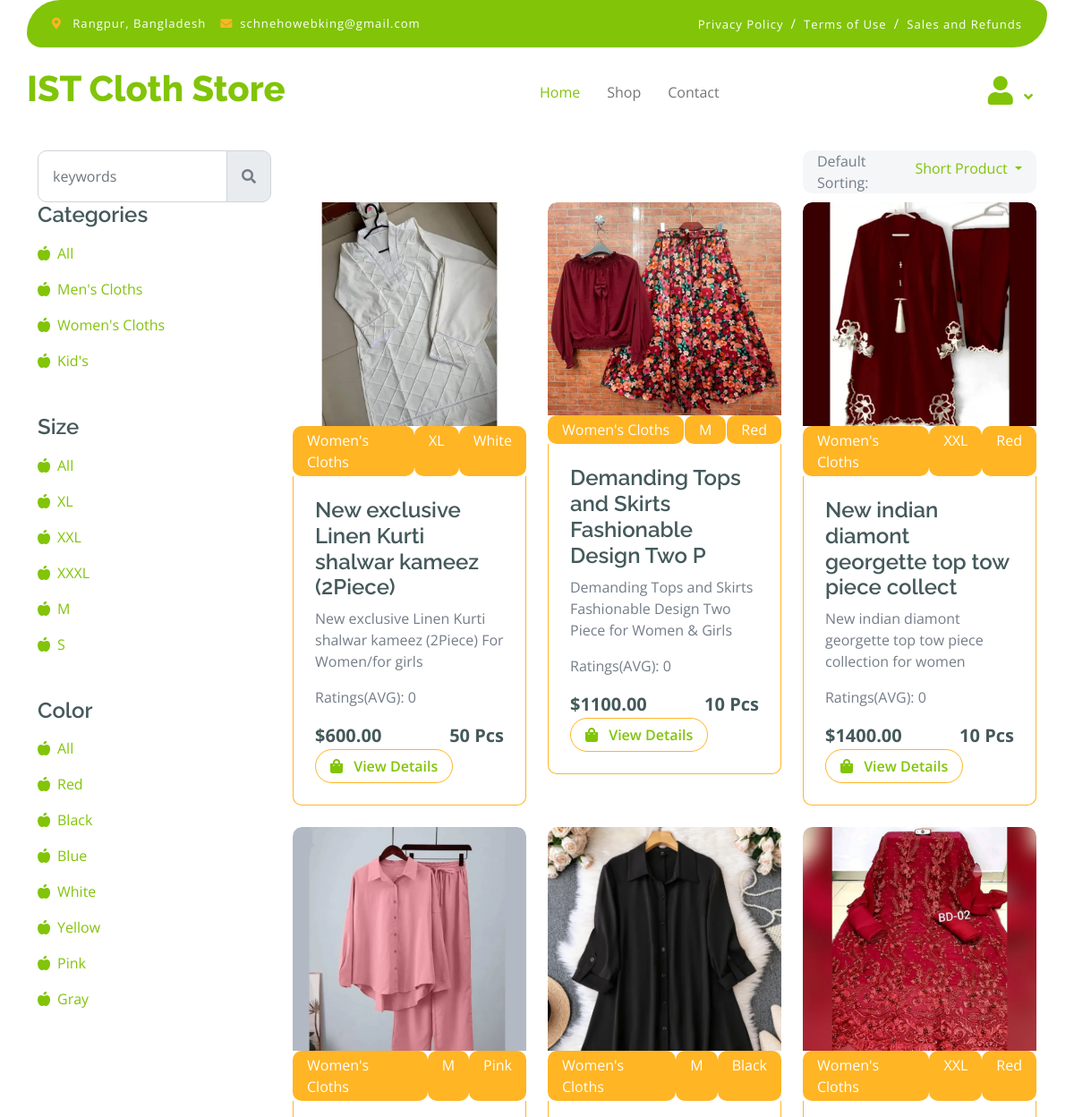
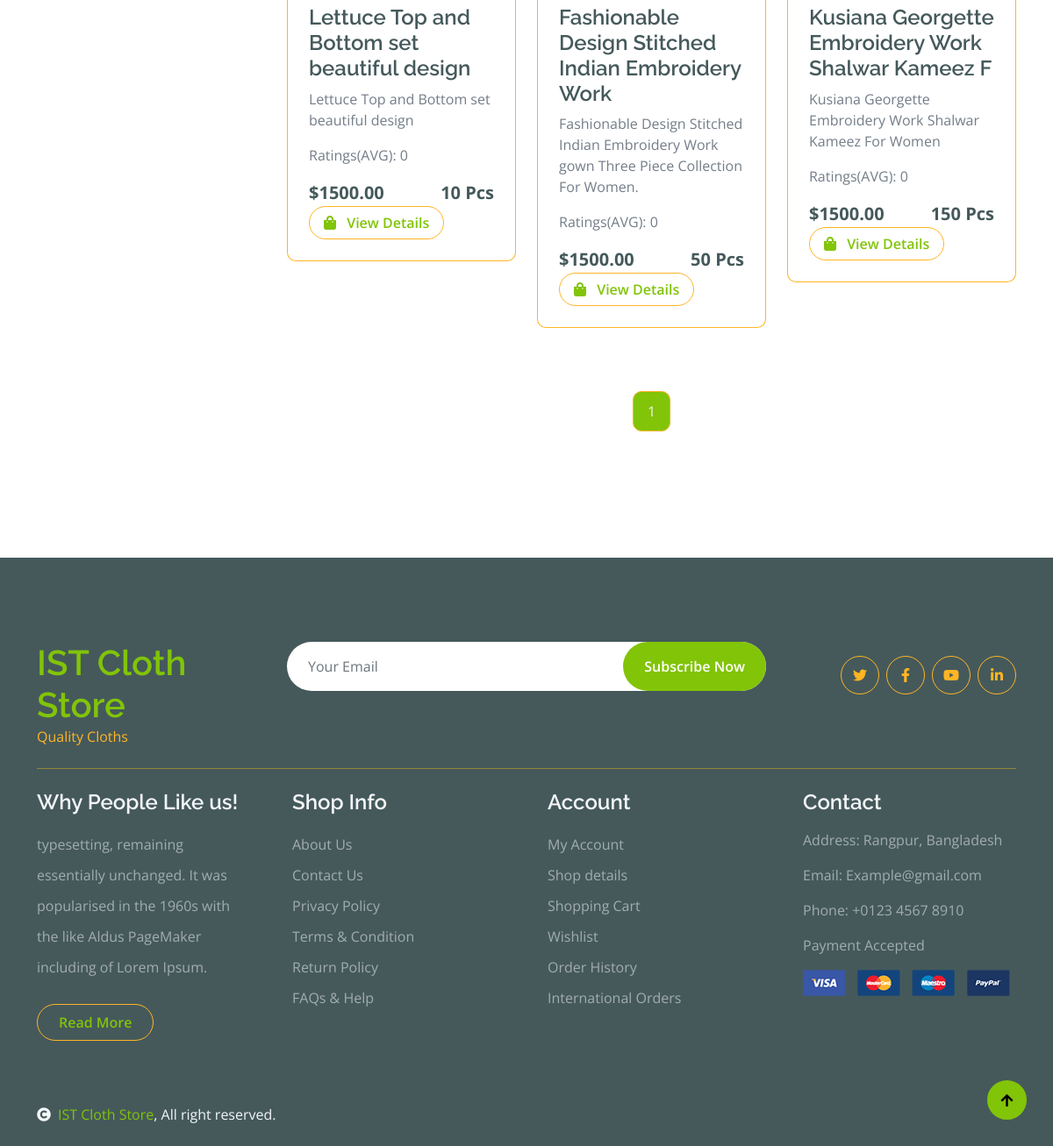
Page /shop/category/womens-cloths/ on the committed database (2 pictures, top to bottom).
### categories/models.py (models this page shows, shortened)
class Category(models.Model):
    name = models.CharField(max_length=100)
    image = models.ImageField(upload_to="categories/media/", blank=True, null=True)
    slug = models.SlugField(max_length=100,unique=True, null=True, blank=True)

class Size(models.Model):
    name = models.CharField(max_length=100)
    slug = models.SlugField(max_length=100,unique=True, null=True, blank=True)

class Color(models.Model):
    name = models.CharField(max_length=100)
    slug = models.SlugField(max_length=100,unique=True, null=True, blank=True)

### products/models.py (models this page shows, shortened)
class Product(models.Model):
    name = models.CharField(max_length=50)
    price = models.DecimalField(max_digits=10, decimal_places=2)
    quantity = models.IntegerField()
    description = models.TextField()
    category = models.ForeignKey(Category, on_delete=models.CASCADE)
    size = models.ForeignKey(Size, on_delete=models.CASCADE)
    color = models.ForeignKey(Color, on_delete=models.CASCADE)
    image = models.ImageField(upload_to="products/media/", blank=True, null=True)

### products/views.py (the view)
# urls.py: path("shop/", include('products.urls')),
def shop(request, category_slug=None, size_slug=None, color_slug=None):
    products = Product.objects.all()
    categories = Category.objects.all()
    sizes = Size.objects.all()
    colors = Color.objects.all()
    search_query = request.GET.get('search', '')
    if search_query:
        products = products.filter(name__icontains=search_query)
    if category_slug is not None:
        category = Category.objects.get(slug=category_slug)
        products = Product.objects.filter(category=category)
    if size_slug is not None:
        size = Size.objects.get(slug=size_slug)
        products = Product.objects.filter(size=size)
    if color_slug is not None:
        color = Color.objects.get(slug=color_slug)
        products = Product.objects.filter(color=color)
    min_price = request.GET.get('min_price')
    max_price = request.GET.get('max_price')
    if min_price is not None:
        products = products.filter(price__gte=min_price)
    if max_price is not None:
        products = products.filter(price__lte=max_price)
    sort_by_price = request.GET.get('sort_by_price', 'asc')
    if sort_by_price == 'asc':
        products = products.order_by('price')
    elif sort_by_price == 'desc':
        products = products.order_by('-price')
    for product in products:
        product.popularity = ExpressionWrapper(
            F('purchase_set__count') + Avg('reviews__rating'),
            output_field=fields.FloatField()
        )
        product.avg_rating = product.reviews.aggregate(avg_rating=Avg('rating'))['avg_rating'] or 0
    page = request.GET.get('page', 1)
    paginator = Paginator(products, 9)
    try:
        products = paginator.page(page)
    except PageNotAnInteger:
        products = paginator.page(1)
    except EmptyPage:
        products = paginator.page(paginator.num_pages)
    return render(request, './products/shop.html', {'products': products, 'categories': categories, 'sizes':sizes, 'colors':colors})

### products/templates/products/shop.html (shortened to what this page needs)
{% extends 'base.html' %}
{% block content %}
  <div class="container-fluid fruite py-5">
    <div class="container py-5">
        <h1 class="mb-4">Shop</h1>
        {% include 'messages.html' %}
        <div class="row g-4">
            <div class="col-lg-12">
                <div class="row g-4">
                    <div class="col-xl-3">
                        <form id="search-form" method="get" action="{% url 'shop' %}">
                            <div class="input-group w-100 mx-auto d-flex">
                                <input type="text" name="search" value="{{ request.GET.search }}" class="form-control p-3" placeholder="keywords" aria-describedby="search-icon-1">
                                <span id="search-icon-1" class="input-group-text p-3" style="cursor: pointer;" onclick="submitForm()"><i class="fa fa-search"></i></span>
                            </div>
                        </form>
                    </div>
                    <div class="col-6"></div>
                    <div class="col-xl-3">
                        <div class="bg-light ps-3 rounded d-flex justify-content-between ">
                            <label for="fruits">Default Sorting:</label>
                            <div class="nav-item dropdown">
                                <a href="#" class="my-auto nav-link dropdown-toggle" data-bs-toggle="dropdown">
                                  Short Product
                                </a>
                            </div>
                        </div>
                    </div>
                </div>
                <div class="row g-4">
                    <div class="col-lg-3">
                        <div class="row g-4">
                            <div class="col-lg-12">
                                <div class="mb-3">
                                    <h4>Categories</h4>
                                    <ul class="list-unstyled fruite-categorie">
                                        <li>
                                            <div class="d-flex justify-content-between fruite-name">
                                                <a href="{% url 'shop' %}"><i class="fas fa-apple-alt me-2"></i>All</a>
                                            </div>
                                        </li>
                                        {% for category in categories %}
                                        <li>
                                            <div class="d-flex justify-content-between fruite-name">
                                                <a href="{% url 'products_by_category' category.slug %}"><i class="fas fa-apple-alt me-2"></i>{{category.name}}</a>
                                            </div>
                                        </li>
                                        {% endfor %}
                                    </ul>
                                </div>
                            </div>
                            <div class="col-lg-12">
                                <div class="mb-3">
                                    <h4>Size</h4>
                                    <ul class="list-unstyled fruite-categorie">
                                        <li>
                                            <div class="d-flex justify-content-between fruite-name">
                                                <a href="{% url 'shop' %}"><i class="fas fa-apple-alt me-2"></i>All</a>
                                            </div>
                                        </li>
                                        {% for size in sizes %}
                                        <li>
                                            <div class="d-flex justify-content-between fruite-name">
                                                <a href="{% url 'products_by_size' size.slug %}"><i class="fas fa-apple-alt me-2"></i>{{size.name}}</a>
                                            </div>
                                        </li>
                                        {% endfor %}
                                    </ul>
                                </div>
                            </div>
                            <div class="col-lg-12">
                                <div class="mb-3">
                                    <h4>Color</h4>
                                    <ul class="list-unstyled fruite-categorie">
                                        <li>
                                            <div class="d-flex justify-content-between fruite-name">
                                                <a href="{% url 'shop' %}"><i class="fas fa-apple-alt me-2"></i>All</a>
                                            </div>
                                        </li>
                                        {% for color in colors %}
                                        <li>
                                            <div class="d-flex justify-content-between fruite-name">
                                                <a href="{% url 'products_by_color' color.slug %}"><i class="fas fa-apple-alt me-2"></i>{{color.name}}</a>
                                            </div>
                                        </li>
                                        {% endfor %}
                                    </ul>
                                </div>
                            </div>
                        </div>
                    </div>
                    <div class="col-lg-9">
                        <div class="row g-4 justify-content-center">
                            {% for product in products %}
                            <div class="col-md-6 col-lg-6 col-xl-4">
                                <div class="rounded position-relative fruite-item">
                                    <div class="fruite-img">
                                        <img src="{{product.image.url}}" class="img-fluid w-100 rounded-top" alt="{{product.name}}">
                                    </div>
                                    <div class=" d-flex justify-content-between">
                                        <div class="text-white bg-secondary px-3 py-1 rounded " >{{product.category.name}}</div>
                                        <div class="text-white bg-secondary px-3 py-1 rounded " >{{product.size.name}}</div>
                                        <div class="text-white bg-secondary px-3 py-1 rounded " >{{product.color.name}}</div>
                                    </div>
                                    <div class="p-4 border border-secondary border-top-0 rounded-bottom">
                                        <a href="{% url 'productDetailspage' product.id %}"><h4>{{product.name}}</h4></a>
                                        <p>{{product.description}}</p>
                                        <p>Ratings(AVG): {{product.avg_rating}}</p>
                                        <div class="d-flex justify-content-between flex-lg-wrap">
                                            <p class="text-dark fs-5 fw-bold mb-0">${{product.price}}</p>
                                            <p class="text-dark fs-5 fw-bold mb-0">{{product.quantity}} Pcs</p>
                                            <a href="{% url 'productDetailspage' product.id %}" class="btn border border-secondary rounded-pill px-3 text-primary"><i class="fa fa-shopping-bag me-2 text-primary"></i> View Details</a>
                                        </div>
                                    </div>
                                </div>
                            </div>
                            {% endfor %}
                            <div class="col-12">
                                <div class="pagination d-flex justify-content-center mt-5">
                                    <a href="?page={{ products.number }}" class="active rounded">{{ products.number }}</a>
                                </div>
                            </div>
                        </div>
                    </div>
                </div>
            </div>
        </div>
    </div>
</div>
{% endblock %}

### core/static/css/style.css (style rules this page uses)
.btn { font-weight: 600; transition: .5s; }
.btn.border-secondary { transition: 0.5s; }
.fruite .fruite-categorie .fruite-name { line-height: 40px; }
.fruite .fruite-categorie .fruite-name a { transition: 0.5s; }
.fruite .fruite-item { height: 100%; transition: 0.5s; }
.fruite .fruite-item .fruite-img { overflow: hidden; transition: 0.5s; border-radius: 10px 10px 0 0; max-height: 250px; }
.fruite .fruite-item .fruite-img img { transition: 0.5s; }
.pagination { display: inline-block; }
.pagination a { color: var(--bs-dark); padding: 10px 16px; text-decoration: none; transition: 0.5s; border: 1px solid #FFB524; margin: 0 4px; }
.pagination a.active { background-color: #81C408; color: var(--bs-light); border: 1px solid #FFB524; }

### rows in the picture
Category: name "Men's Cloths"
Category: name "Women's Cloths"
Category: name "Kid's"
Size: name "XL"
Size: name "XXL"
Size: name "XXXL"
Size: name "M"
Size: name "S"
Color: name "Red"
Color: name "Black"
Color: name "Blue"
Color: name "White"
Color: name "Yellow"
Color: name "Pink"
Color: name "Gray"
Product: image (picture), category.name "Women's Cloths", size.name "XL", color.name "White", name "New exclusive Linen Kurti shalwar kameez (2Piece)", description "New exclusive Linen Kurti shalwar kameez (2Piece) For Women/for girls", avg_rating "0", price "600.00", quantity "50"
Product: image (picture), category.name "Women's Cloths", size.name "M", color.name "Red", name "Demanding Tops and Skirts Fashionable Design Two P", description "Demanding Tops and Skirts Fashionable Design Two Piece for Women & Girls", avg_rating "0", price "1100.00", quantity "10"
Product: image (picture), category.name "Women's Cloths", size.name "XXL", color.name "Red", name "New indian diamont georgette top tow piece collect", description "New indian diamont georgette top tow piece collection for women", avg_rating "0", price "1400.00", quantity "10"
Product: image (picture), category.name "Women's Cloths", size.name "M", color.name "Pink", name "Lettuce Top and Bottom set beautiful design", description "Lettuce Top and Bottom set beautiful design", avg_rating "0", price "1500.00", quantity "10"
Product: image (picture), category.name "Women's Cloths", size.name "M", color.name "Black", name "Fashionable Design Stitched Indian Embroidery Work", description "Fashionable Design Stitched Indian Embroidery Work gown Three Piece Collection For Women.", avg_rating "0", price "1500.00", quantity "50"
Product: image (picture), category.name "Women's Cloths", size.name "XXL", color.name "Red", name "Kusiana Georgette Embroidery Work Shalwar Kameez F", description "Kusiana Georgette Embroidery Work Shalwar Kameez For Women", avg_rating "0", price "1500.00", quantity "150"

### other values in the picture
{{ products.number }} "1"
